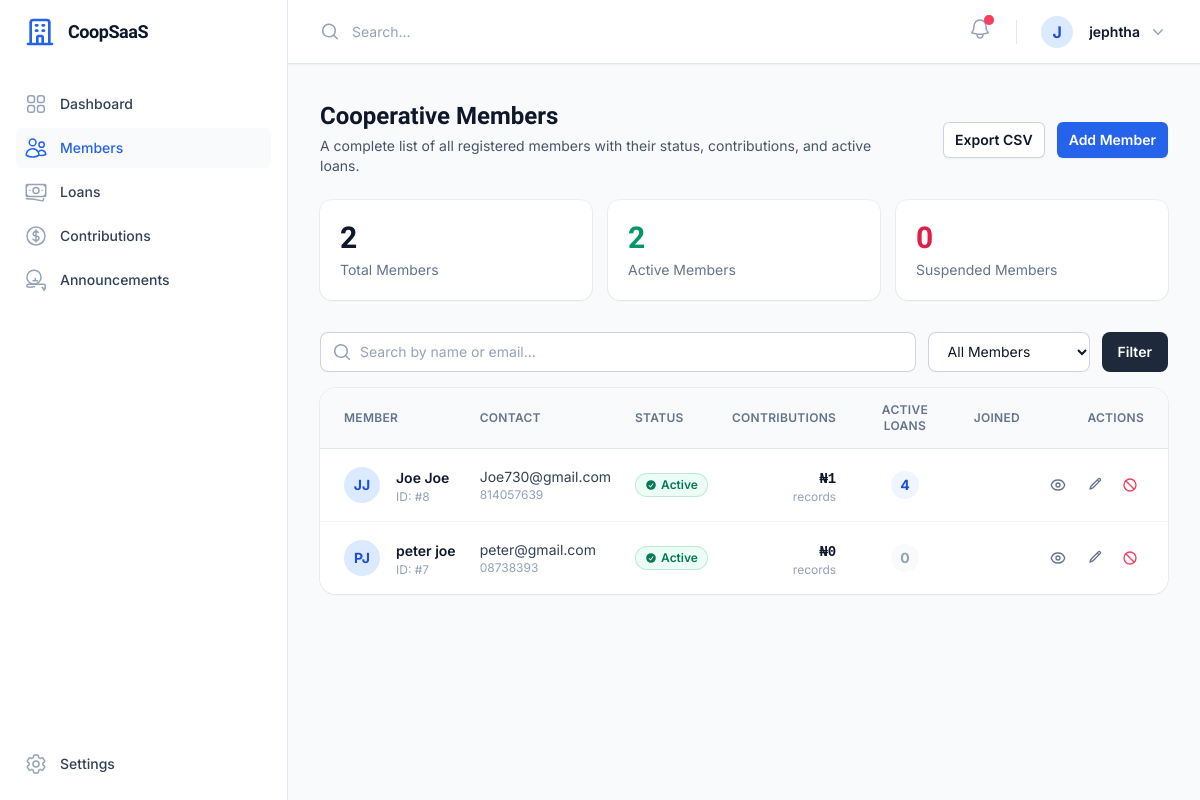
/members/management/ (signed in), run on an earlier commit of the app's database.
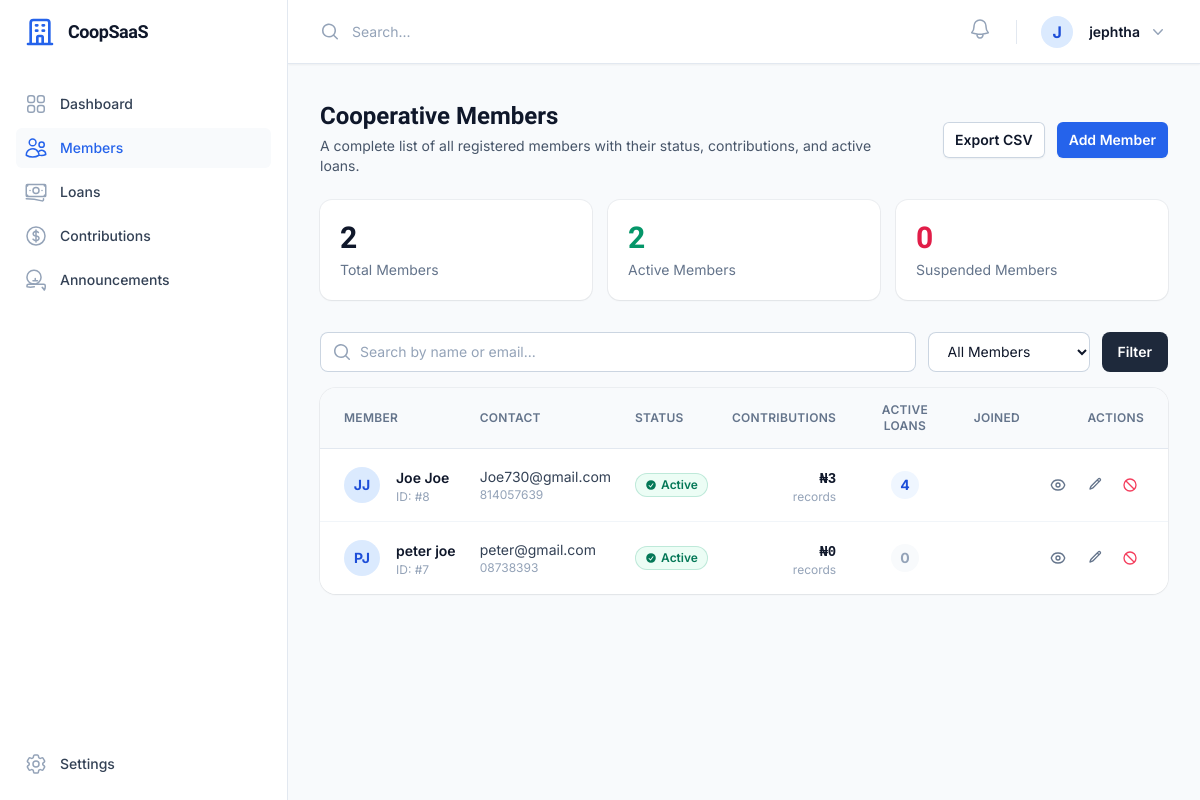
And on a later commit of the database.
### apps/accounts/models.py (models this page shows, shortened)
class User(AbstractUser):
    role = models.CharField(max_length=20, choices=UserRole.choices, default=UserRole.MEMBER)
    cooperative = models.ForeignKey(
        'cooperatives.Cooperative', on_delete=models.CASCADE, null=True, blank=True, related_name='users'
    )
    phone = models.CharField(max_length=20, null=True, blank=True)
    address = models.TextField(null=True, blank=True)
    is_active_member = models.BooleanField(default=True)
    join_date = models.DateField(null=True, blank=True)
    is_suspended = models.BooleanField(default=False)
    joined_at = models.DateTimeField(null=True, blank=True)
    gender = models.CharField(max_length=10, choices=[('M','Male'),('F','Female'),('O','Other')], null=True, blank=True)
    must_change_password = models.BooleanField(default=False)
    bank_name = models.CharField(max_length=100, null=True, blank=True)
    account_number = models.CharField(max_length=20, null=True, blank=True)
    account_name = models.CharField(max_length=150, null=True, blank=True)

### apps/contributions/models.py (models this page shows, shortened)
class Contribution(models.Model):
    member = models.ForeignKey('accounts.User', on_delete=models.CASCADE, related_name='contributions')
    cooperative = models.ForeignKey('cooperatives.Cooperative', on_delete=models.CASCADE, related_name='contributions')
    amount = models.DecimalField(max_digits=12, decimal_places=2)
    contribution_date = models.DateField()
    recorded_by = models.ForeignKey('accounts.User', on_delete=models.SET_NULL, null=True, related_name='recorded_contributions')
    payment_reference = models.CharField(max_length=100, null=True, blank=True)
    status = models.CharField(max_length=20, choices=TransactionStatus.choices, default=TransactionStatus.PENDING)
    proof_of_payment = models.ImageField(upload_to='proof_of_payments/', null=True, blank=True)
    notes = models.TextField(null=True, blank=True)
    created_at = models.DateTimeField(auto_now_add=True)

### apps/members/views_admin.py (the view)
# urls.py: path('management/', CooperativeMembersView.as_view(), name='coop_list'),
class CooperativeMembersView(LoginRequiredMixin, CoopAdminRequiredMixin, ListView):
    model = User
    template_name = 'coop_admin/members_list.html'
    context_object_name = 'members'
    def get_queryset(self):
        qs = User.objects.filter(
            cooperative=self.request.user.cooperative,
            role=UserRole.MEMBER
        ).order_by('-date_joined')
        q = self.request.GET.get('q', '')
        status = self.request.GET.get('status', '')
        if q:
            qs = qs.filter(first_name__icontains=q) | qs.filter(last_name__icontains=q) | qs.filter(email__icontains=q)
        if status == 'active':
            qs = qs.filter(is_suspended=False, is_active_member=True)
        elif status == 'suspended':
            qs = qs.filter(is_suspended=True)
        return qs
    def get_context_data(self, **kwargs):
        context = super().get_context_data(**kwargs)
        coop = self.request.user.cooperative
        context['total_members'] = User.objects.filter(cooperative=coop, role=UserRole.MEMBER).count()
        context['active_members'] = User.objects.filter(cooperative=coop, role=UserRole.MEMBER, is_suspended=False, is_active_member=True).count()
        context['suspended_members'] = User.objects.filter(cooperative=coop, role=UserRole.MEMBER, is_suspended=True).count()
        context['q'] = self.request.GET.get('q', '')
        context['status_filter'] = self.request.GET.get('status', '')
        return context

### apps/cooperatives/views.py (called while the page is built)
    def test_func(self):
        return self.request.user.is_authenticated and self.request.user.role == UserRole.COOP_ADMIN

### apps/notifications/context_processors.py (called while the page is built)
def notification_context(request):
    if request.user.is_authenticated:
        unread_count = Notification.objects.filter(user=request.user, is_read=False).count()
        recent_notifications = Notification.objects.filter(user=request.user).order_by('-created_at')[:5]
        return {
            'unread_notifications_count': unread_count,
            'recent_notifications': recent_notifications,
            'pusher_key': getattr(settings, 'PUSHER_KEY', ''),
            'pusher_cluster': getattr(settings, 'PUSHER_CLUSTER', 'mt1'),
        }
    return {}

### templates/coop_admin/members_list.html (shortened to what the changed rows need)
{% extends 'dashboard_base.html' %}
{% block content %}
{% url 'members:add' as add_url %}
<div class="sm:flex sm:items-center mb-6">
    <div class="sm:flex-auto">
        <h1 class="text-2xl font-bold font-display leading-6 text-slate-900">Cooperative Members</h1>
    </div>
</div>
<div class="bg-white rounded-2xl shadow-sm ring-1 ring-slate-900/5 overflow-hidden">
    <div class="overflow-x-auto">
        <table class="min-w-full divide-y divide-slate-200">
        <thead class="bg-slate-50">
            <tr>
                <th scope="col" class="py-3.5 pl-6 pr-3 text-left text-xs font-semibold uppercase tracking-wide text-slate-500">Member</th>
                <th scope="col" class="px-3 py-3.5 text-left text-xs font-semibold uppercase tracking-wide text-slate-500">Contact</th>
                <th scope="col" class="px-3 py-3.5 text-left text-xs font-semibold uppercase tracking-wide text-slate-500">Status</th>
                <th scope="col" class="px-3 py-3.5 text-right text-xs font-semibold uppercase tracking-wide text-slate-500">Contributions</th>
                <th scope="col" class="px-3 py-3.5 text-center text-xs font-semibold uppercase tracking-wide text-slate-500">Active Loans</th>
                <th scope="col" class="px-3 py-3.5 text-left text-xs font-semibold uppercase tracking-wide text-slate-500">Joined</th>
                <th scope="col" class="relative py-3.5 pl-3 pr-6 text-right text-xs font-semibold uppercase tracking-wide text-slate-500">Actions</th>
            </tr>
        </thead>
        <tbody class="divide-y divide-slate-100 bg-white">
            {% for member in members %}
            <tr class="hover:bg-slate-50/60 transition-colors group" x-data>
                <td class="whitespace-nowrap py-4 pl-6 pr-3">
                    <div class="flex items-center gap-4">
                        <div class="h-9 w-9 flex-shrink-0 rounded-full flex items-center justify-center font-bold text-sm
                            {% if member.is_suspended %}bg-rose-100 text-rose-700{% else %}bg-primary-100 text-primary-700{% endif %}">
                            {{ member.first_name|make_list|first|upper }}{{ member.last_name|make_list|first|upper }}
                        </div>
                        <div>
                            <a href="{% url 'members:detail' member.pk %}" class="text-sm font-semibold text-slate-900 hover:text-primary-600 transition-colors">{{ member.get_full_name|default:member.username }}</a>
                            <p class="text-xs text-slate-400">ID: #{{ member.pk }}</p>
                        </div>
                    </div>
                </td>
                <td class="whitespace-nowrap px-3 py-4">
                    <p class="text-sm text-slate-700">{{ member.email }}</p>
                    {% if member.phone %}<p class="text-xs text-slate-400">{{ member.phone }}</p>{% endif %}
                </td>
                <td class="whitespace-nowrap px-3 py-4">
                    {% if member.is_suspended %}
                    <span class="inline-flex items-center gap-1 rounded-full bg-rose-50 px-2.5 py-1 text-xs font-semibold text-rose-700 ring-1 ring-inset ring-rose-600/20">
                        <svg class="h-3 w-3" viewBox="0 0 20 20" fill="currentColor"><path fill-rule="evenodd" d="M13.477 14.89A6 6 0 015.11 6.524L13.477 14.89zm1.414-1.413L6.524 5.11a6 6 0 018.367 8.367zM18 10a8 8 0 11-16 0 8 8 0 0116 0z" clip-rule="evenodd"/></svg>
                        Suspended
                    </span>
                    {% elif member.is_active_member %}
                    <span class="inline-flex items-center gap-1 rounded-full bg-emerald-50 px-2.5 py-1 text-xs font-semibold text-emerald-700 ring-1 ring-inset ring-emerald-600/20">
                        <svg class="h-3 w-3" viewBox="0 0 20 20" fill="currentColor"><path fill-rule="evenodd" d="M10 18a8 8 0 100-16 8 8 0 000 16zm3.857-9.809a.75.75 0 00-1.214-.882l-3.483 4.79-1.88-1.88a.75.75 0 10-1.06 1.061l2.5 2.5a.75.75 0 001.137-.089l4-5.5z" clip-rule="evenodd"/></svg>
                        Active
                    </span>
                    {% else %}
                    <span class="inline-flex items-center rounded-full bg-slate-100 px-2.5 py-1 text-xs font-semibold text-slate-600">Inactive</span>
                    {% endif %}
                </td>
                <td class="whitespace-nowrap px-3 py-4 text-right">
                    <span class="text-sm font-semibold font-mono text-slate-900">
                        ₦{% with total=member.contributions.all|length %}{{ member.contributions.all|length }}{% endwith %}
                    </span>
                    <p class="text-xs text-slate-400">records</p>
                </td>
                <td class="whitespace-nowrap px-3 py-4 text-center">
                    <span class="inline-flex items-center justify-center rounded-full {% if member.loans.count > 0 %}bg-blue-50 text-blue-700{% else %}bg-slate-50 text-slate-400{% endif %} h-7 w-7 text-sm font-bold">
                        {{ member.loans.count }}
                    </span>
                </td>
                <td class="whitespace-nowrap px-3 py-4">
                </td>
                <td class="whitespace-nowrap py-4 pl-3 pr-6">
                    <div class="flex items-center justify-end gap-2">
                        <a href="{% url 'members:detail' member.pk %}" title="View Profile" class="rounded-md p-1.5 text-slate-500 hover:text-primary-600 hover:bg-primary-50 transition-colors">
                        </a>
                        <a href="{% url 'members:edit' member.pk %}" title="Edit Member" class="rounded-md p-1.5 text-slate-500 hover:text-slate-700 hover:bg-slate-100 transition-colors">
                            <svg class="h-4 w-4" fill="none" viewBox="0 0 24 24" stroke="currentColor" stroke-width="2"><path stroke-linecap="round" stroke-linejoin="round" d="M16.862 4.487l1.687-1.688a1.875 1.875 0 112.652 2.652L10.582 16.07a4.5 4.5 0 01-1.897 1.13L6 18l.8-2.685a4.5 4.5 0 011.13-1.897l8.932-8.931zm0 0L19.5 7.125"/></svg>
                        </a>
                        {% if member.is_suspended %}
                        <form method="post" action="{% url 'members:activate' member.pk %}" class="inline">
                            {% csrf_token %}
                            <button type="submit" title="Reactivate Member" class="rounded-md p-1.5 text-emerald-600 hover:bg-emerald-50 transition-colors">
                                <svg class="h-4 w-4" fill="none" viewBox="0 0 24 24" stroke="currentColor" stroke-width="2"><path stroke-linecap="round" stroke-linejoin="round" d="M9 12.75L11.25 15 15 9.75M21 12a9 9 0 11-18 0 9 9 0 0118 0z"/></svg>
                            </button>
                        </form>
                        {% else %}
                        <div x-data="{ open: false }">
                            <button type="button" @click="open = true" title="Suspend Member" class="rounded-md p-1.5 text-rose-500 hover:bg-rose-50 transition-colors">
                                <svg class="h-4 w-4" fill="none" viewBox="0 0 24 24" stroke="currentColor" stroke-width="2"><path stroke-linecap="round" stroke-linejoin="round" d="M18.364 18.364A9 9 0 005.636 5.636m12.728 12.728A9 9 0 015.636 5.636m12.728 12.728L5.636 5.636"/></svg>
                            </button>
                        </div>
                        {% endif %}
                    </div>
                </td>
            </tr>
            {% endfor %}
        </tbody>
    </table>
    </div>
</div>
{% endblock %}

### templates/components/topnav.html (shortened to what this page needs)
<div class="sticky top-0 z-40 flex h-16 shrink-0 items-center justify-between gap-x-4 border-b border-slate-200 bg-white px-4 shadow-sm sm:gap-x-6 sm:px-6 lg:px-8">
    <div class="flex flex-1 gap-x-4 self-stretch lg:gap-x-6">
        <form class="relative flex flex-1" action="#" method="GET">
            <input id="search-field" class="block h-full w-full border-0 py-0 pl-8 pr-0 text-slate-900 placeholder:text-slate-400 focus:ring-0 sm:text-sm" placeholder="Search..." type="search" name="search">
        </form>
        <div class="flex items-center gap-x-4 lg:gap-x-6">
            <div class="relative" x-data="{ open: false }">
                <button type="button" @click="open = !open" @click.outside="open = false" class="-m-2.5 p-2.5 text-slate-400 hover:text-slate-500 relative" id="notification-bell-btn">
                    <svg id="notification-bell-icon" class="h-6 w-6 {% if unread_notifications_count > 0 %}animate-swing{% endif %}" fill="none" viewBox="0 0 24 24" stroke-width="1.5" stroke="currentColor" aria-hidden="true">
                        <path stroke-linecap="round" stroke-linejoin="round" d="M14.857 17.082a23.848 23.848 0 005.454-1.31A8.967 8.967 0 0118 9.75v-.7V9A6 6 0 006 9v.75a8.967 8.967 0 01-2.312 6.022c1.733.64 3.56 1.085 5.455 1.31m5.714 0a24.255 24.255 0 01-5.714 0m5.714 0a3 3 0 11-5.714 0" />
                    </svg>
                    {% if unread_notifications_count > 0 %}
                    <span id="notification-badge" class="absolute top-2 right-2 flex h-2.5 w-2.5">
                        <span class="relative inline-flex rounded-full h-2.5 w-2.5 bg-rose-500"></span>
                    </span>
                    {% endif %}
                </button>
            </div>
            <div class="relative" x-data="{ open: false }">
                <button type="button" @click="open = !open" @click.outside="open = false" class="-m-1.5 flex items-center p-1.5" id="user-menu-button" aria-expanded="false" aria-haspopup="true">
                    <div class="h-8 w-8 rounded-full bg-primary-100 flex items-center justify-center text-primary-700 font-bold">
                        {{ user.username|make_list|first|upper }}
                    </div>
                    <span class="hidden lg:flex lg:items-center">
                        <span class="ml-4 text-sm font-semibold leading-6 text-slate-900" aria-hidden="true">{{ user.get_full_name|default:user.username }}</span>
                        <svg class="ml-2 h-5 w-5 text-slate-400" viewBox="0 0 20 20" fill="currentColor" aria-hidden="true">
                            <path fill-rule="evenodd" d="M5.23 7.21a.75.75 0 011.06.02L10 11.168l3.71-3.938a.75.75 0 111.08 1.04l-4.25 4.5a.75.75 0 01-1.08 0l-4.25-4.5a.75.75 0 01.02-1.06z" clip-rule="evenodd" />
                        </svg>
                    </span>
                </button>
            </div>
        </div>
    </div>
</div>

What changed in the data, as far as the page shows it:
changed User "Joe Joe": contributions.all|length "1" → "3"
